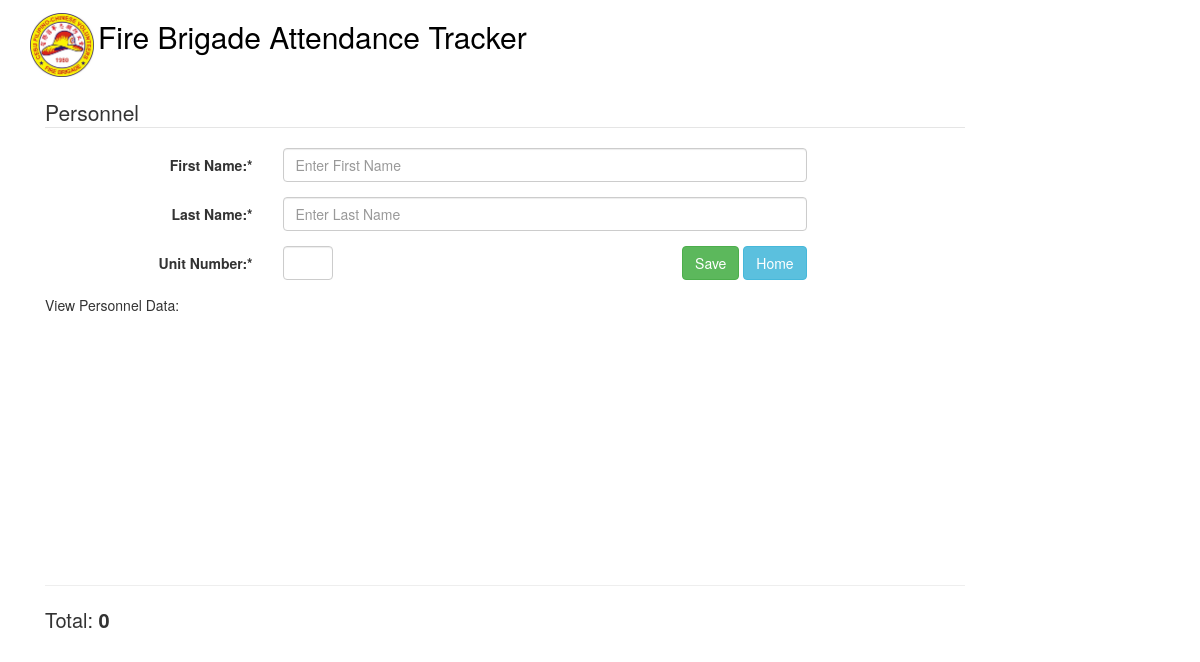
Before: /index.php/personnel with the older database file.
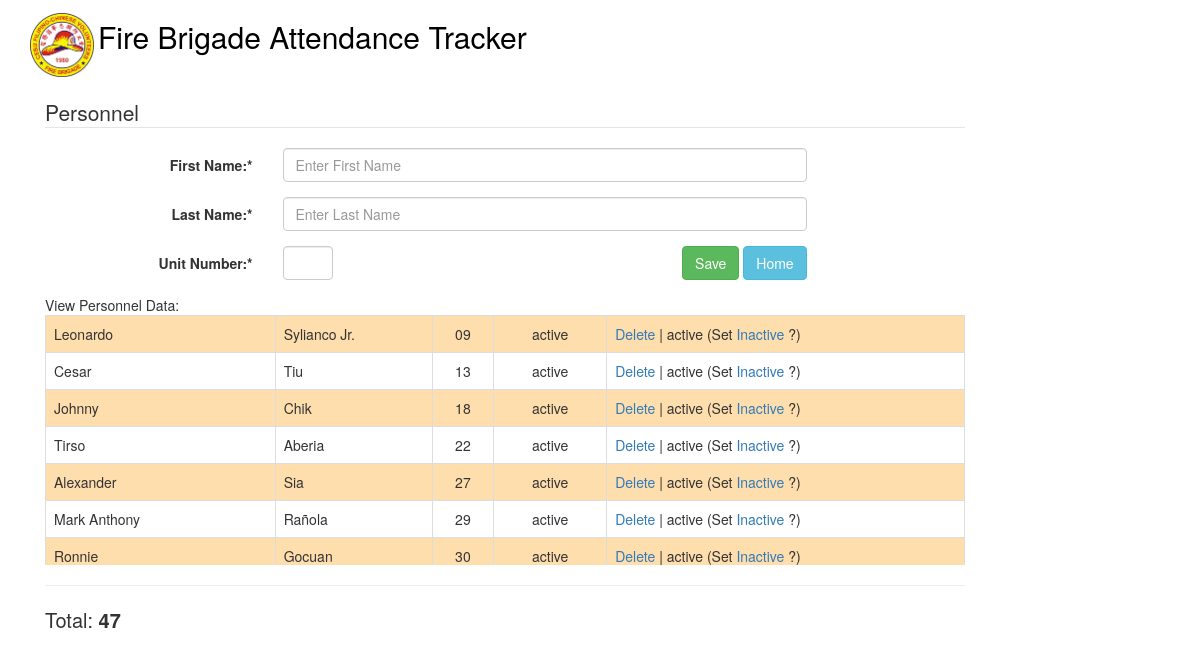
After: the same page with the newer database file.
### tables this page shows
CREATE TABLE IF NOT EXISTS `personnel` (
  `id` int(11) NOT NULL AUTO_INCREMENT,
  `first_name` varchar(100) NOT NULL,
  `last_name` varchar(100) NOT NULL,
  `unit` varchar(10) NOT NULL,
  `status` varchar(10) NOT NULL,
  PRIMARY KEY (`id`),
  KEY `index_unit` (`unit`),
  KEY `unit` (`unit`),
  KEY `unit_2` (`unit`)
);

### application/controllers/Personnel.php (called while the page is built, shortened)
<?php
class Personnel extends CI_Controller {
    function __construct() {
        $this->load->helper('form');
        $this->load->helper('url');
        $this->load->model('personnel_model');
        $this->load->library('form_validation');
    }
    public function index()
    {
        $data['alert_type'] =  "success";
        $data['information'] = $this->personnel_model->get_user_list();
        $this->load->view('personnel', $data);
    }
}

### index.php (called while the page is built, shortened)
<?php
require_once BASEPATH.'core/CodeIgniter.php';

### application/models/personnel_model.php (called while the page is built, shortened)
<?php
class Personnel_model extends CI_Model {
    private $personnel = 'personnel';
    function get_user_list()
    {
        $query = $this->db->query("SELECT * FROM ".$this->personnel." order by unit");
        return $query->result();
    }
}

### application/views/personnel.php (the view, shortened to what this page needs)
?><!DOCTYPE html>
<html lang="en">
<head>
    <link href="<?= base_url();?>bootstrap/css/bootstrap.css" rel="stylesheet">
</head>
<body>
<div class="container">
    <?php include 'base.inc'; ?>
    <div>&nbsp;</div>
    <div class="col-lg-10">
        <fieldset>
            <legend>Personnel</legend>
            <form class="form-horizontal" role="form" action='<?= base_url();?>index.php/personnel/index' method="post">
                <div class="form-group">
                    <label for="firstName" class="col-lg-3 control-label">First Name:*</label>
                    <div class="col-lg-7">
                        <input type="text" class="form-control" name="first_name" id="first_name" placeholder="Enter First Name" autofocus>
                    </div>
                </div>
                <div class="form-group">
                    <label for="firstName" class="col-lg-3 control-label">Last Name:*</label>
                    <div class="col-lg-7">
                        <input type="text" class="form-control" name="last_name" id="last_name" placeholder="Enter Last Name">
                    </div>
                </div>
                <div class="form-group">
                    <label for="firstName" class="col-lg-3 control-label">Unit Number:*</label>
                    <div class="col-lg-4">
                        <input style="width:50px;" type="text" class="form-control" name="unit_number" id="unit_number" maxlength="3">
                    </div>
                    <div class="col-lg-3" style="text-align: right;">
                        <button type="submit" class="btn btn-success" >Save</button>
                        <a href="<?= base_url();?>index.php/main" class="btn btn-info">Home</a>
                    </div>
                </div>
            </form>
            View Personnel Data:
            <div style="overflow-y: scroll; height: 250px;">
                <table class="table table-striped table-bordered table-hover" id="dataTables-example">
                    <tbody>
                        <?php if (isset($information)) {  $total = 0;?>
                            <?php foreach ($information as $key => $value) { $total += 1;?>
                            <tr <?php if ($value->status == 'inactive') { ?>style="background-color:#ed7669;"<?php }?>>
                                <td><?php echo $value->first_name; ?></td>
                                <td><?php echo $value->last_name; ?></td>
                                <td style="text-align: center;"><?php echo $value->unit; ?></td>
                                <td style="text-align: center;"><?php echo $value->status; ?></td>
                                <td>
                                    <a href="<?= base_url();?>index.php/personnel/delete/<?php echo $value->id; ?>" onclick="return beforeDelete();">Delete</a> |
                                    <?php echo $value->status; ?> (Set
                                    <?php if ($value->status == 'inactive') { ?>
                                        <a href="<?= base_url();?>index.php/personnel/status/<?php echo $value->id; ?>/active" onclick="return beforeStatus('Active');">Active</a>
                                    <?php } else { ?>
                                        <a href="<?= base_url();?>index.php/personnel/status/<?php echo $value->id; ?>/inactive" onclick="return beforeStatus('Inactive');">Inactive</a>
                                    <?php } ?>?)
                                </td>
                            </tr>
                            <?php } ?>
                        <?php }?>
                    </tbody>
                </table>
            </div>
            <hr>
            <div style="font-size: 20px;margin-top:0px;">Total: <strong><?=$total;?></strong></div>
        </fieldset>
    </div>
</div>
</body>
</html>

### application/views/base.inc
<div>
    <a href="<?= base_url();?>" style="color:black;cursor: pointer;">
    <img src="<?= base_url();?>image/logo.png" width="64px" style="display: inline-block;">
    <h2 style="display: inline-block;"> Fire Brigade Attendance Tracker</h2>
    </a>
</div>

Changed rows visible on the page:
added personnel: first_name "Leonardo", last_name "Sylianco Jr.", unit "09", status "active"
added personnel: first_name "Cesar", last_name "Tiu", unit "13", status "active"
added personnel: first_name "Johnny", last_name "Chik", unit "18", status "active"
added personnel: first_name "Tirso", last_name "Aberia", unit "22", status "active"
added personnel: first_name "Alexander", last_name "Sia", unit "27", status "active"
added personnel: first_name "Mark Anthony", last_name "Rañola", unit "29", status "active"
added personnel: first_name "Ronnie", last_name "Gocuan", unit "30", status "active"
Other visible differences:
$total: "0" → "47"
